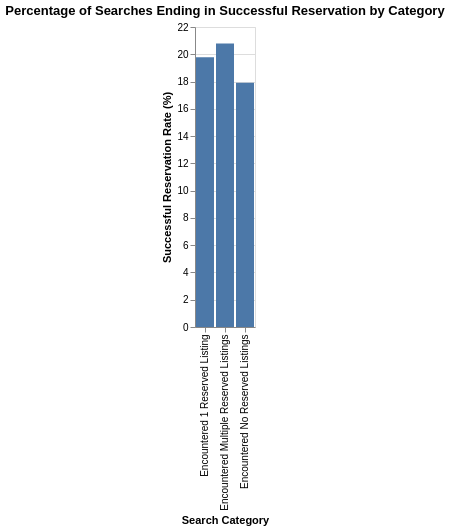

The cell this chart's notebook holds for it:
### Code cell
summary = (
    reserved_listing_conversion.groupby('category')
      .agg(total_searches=('search_id','count'),
           successful_reservations=('successful_reservation','sum'))
      .reset_index()
)

summary['pct_success'] = summary['successful_reservations'] / summary['total_searches'] * 100

# Altair bar chart
chart = alt.Chart(summary).mark_bar().encode(
    x=alt.X('category:N', title='Search Category'),
    y=alt.Y('pct_success:Q', title='Successful Reservation Rate (%)'),
    tooltip=['total_searches', 'successful_reservations', 'pct_success']
).properties(
    title='Percentage of Searches Ending in Successful Reservation by Category'
)

chart
#It appears that there is not significant drop-off in users that hit reserved listings, indicating that it isn't a significant deterrent. 
#These users are probably still shopping and will look for other, non-reserved listings. 
#However, users view an average of 3 listings per search. It would likely boost conversion rates to only show them unreserved listings (or feature is available as a toggle in the search bar)

### Figure 1 — Vega-Lite specification as saved in the notebook (floating-point values rounded to 4 significant figures)
{"config": {"view": {"continuousWidth": 300, "continuousHeight": 300}}, "data": {"name": "data-2e28fb2e4b1252ba6b49fcbe5b3ef362"}, "mark": {"type": "bar"}, "encoding": {"tooltip": [{"field": "total_searches", "type": "quantitative"}, {"field": "successful_reservations", "type": "quantitative"}, {"field": "pct_success", "type": "quantitative"}], "x": {"field": "category", "title": "Search Category", "type": "nominal"}, "y": {"field": "pct_success", "title": "Successful Reservation Rate (%)", "type": "quantitative"}}, "title": "Percentage of Searches Ending in Successful Reservation by Category", "$schema": "https://vega.github.io/schema/vega-lite/v5.20.1.json", "datasets": {"data-2e28fb2e4b1252ba6b49fcbe5b3ef362": [{"category": "Encountered 1 Reserved Listing", "total_searches": 6860, "successful_reservations": 1357, "pct_success": 19.78}, {"category": "Encountered Multiple Reserved Listings", "total_searches": 534, "successful_reservations": 111, "pct_success": 20.79}, {"category": "Encountered No Reserved Listings", "total_searches": 35311, "successful_reservations": 6328, "pct_success": 17.92}]}}
